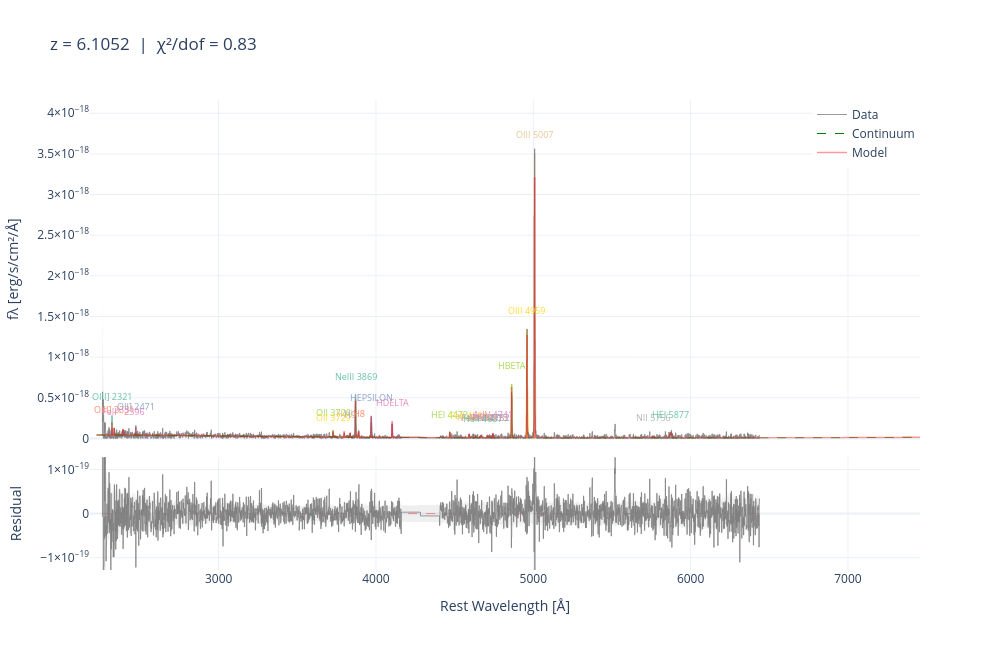

Here is the notebook cell this chart was saved with:
### Code cell
fig_interactive = jwspecfit.plot_fit_interactive(result_g235m,flux_unit="flam",rest_frame=True)
fig_interactive.show()
